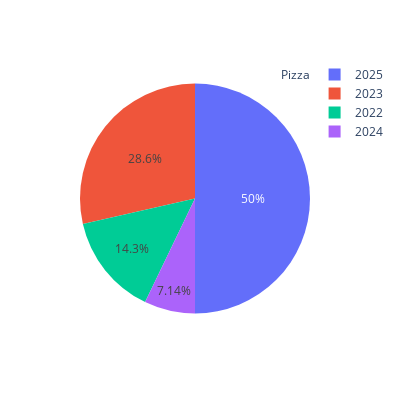

The cell this chart's notebook holds for it:
### Code cell
fig = px.pie(names=dados_x, values=dados_y, width=400, height= 400)
fig.update_traces(title="Pizza", title_position="top right")
fig.show()

### Figure 1 — Plotly figure (JSON) as saved in the notebook; plotly's stock layout.template omitted (floating-point values rounded to 4 significant figures)
{"data": [{"domain": {"x": [0, 1], "y": [0, 1]}, "hovertemplate": "label=%{label}<br>value=%{value}<extra></extra>", "labels": ["2022", "2023", "2024", "2025"], "legendgroup": "", "name": "", "showlegend": true, "title": {"position": "top right", "text": "Pizza"}, "type": "pie", "values": [10, 20, 5, 35]}], "layout": {"height": 400, "legend": {"tracegroupgap": 0}, "margin": {"t": 60}, "width": 400}}
